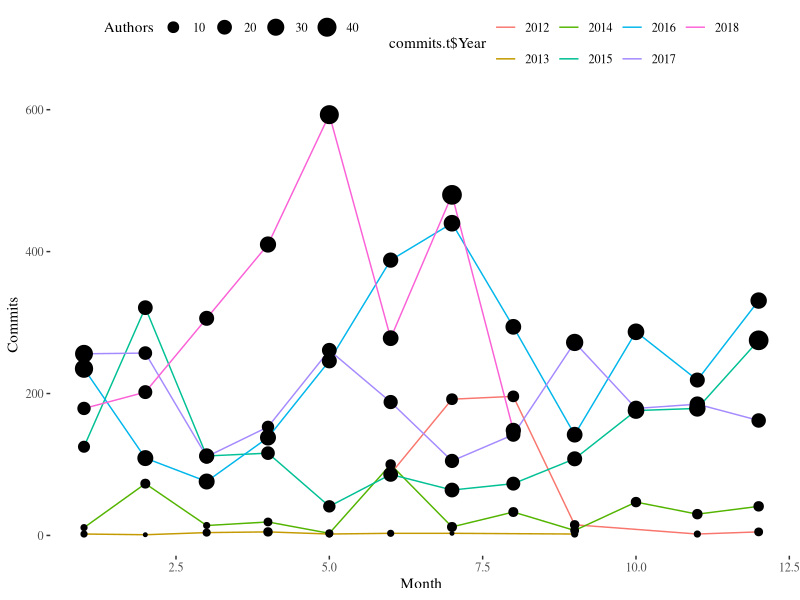
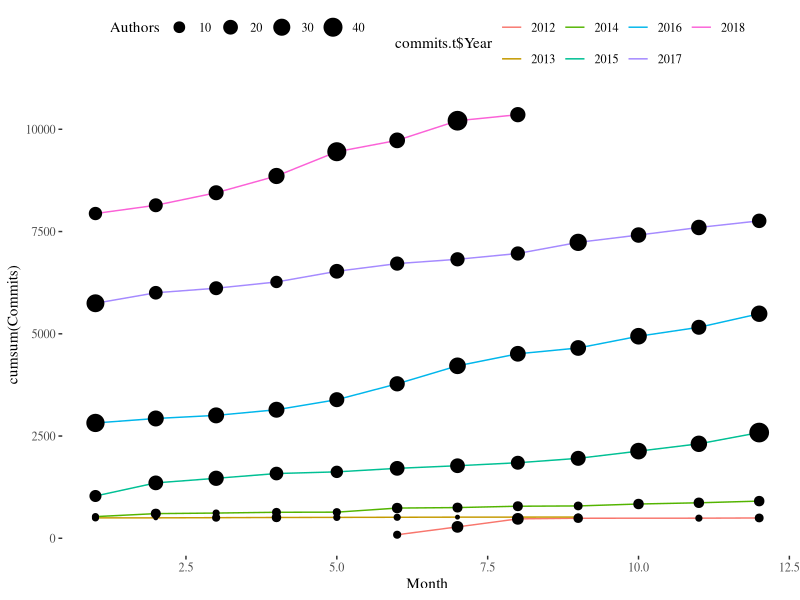
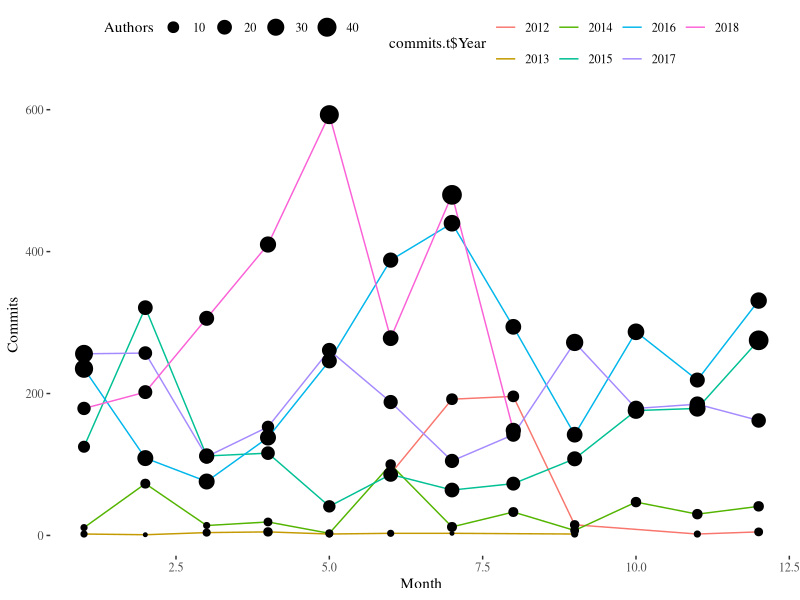
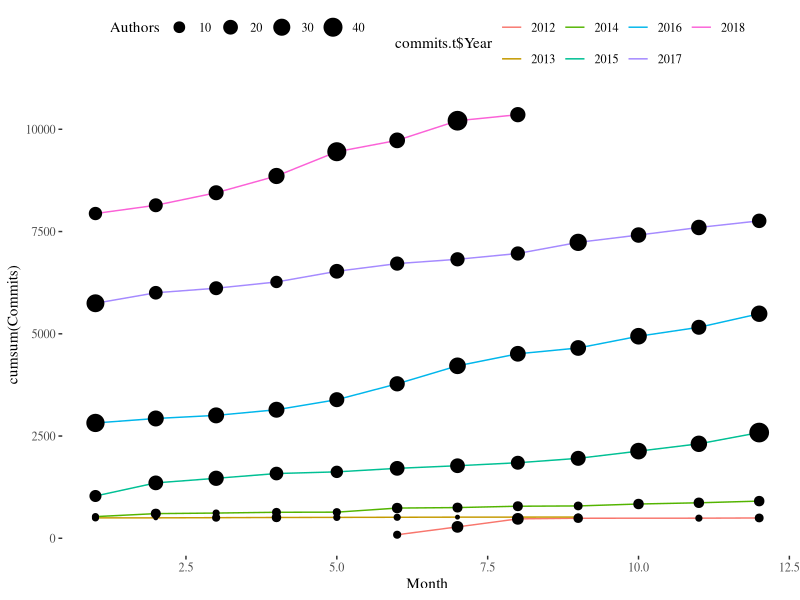

R code for these plots, in order:
library(ggplot2)
library(ggthemes)

commits.t <- read.csv("../data/commits-year-month.csv")
commits.t <- commits.t[-nrow(commits.t),] # Last month is not complete
commits.t$Year <- as.factor(commits.t$Year)
ggplot(commits.t, aes(x=Month,y=Commits,group=Year))+geom_line(aes(color=commits.t$Year))+geom_point(aes(size=Authors))+theme_tufte()+theme(legend.position="top")
ggsave("../illos/commits-year-month.png",width=16, height=9)
ggplot(commits.t, aes(x=Month,y=cumsum(Commits),group=Year))+geom_line(aes(color=commits.t$Year))+geom_point(aes(size=Authors))+theme_tufte()+theme(legend.position="top")
ggsave("../illos/cumulative-commits-year-month.png",width=16, height=9)
